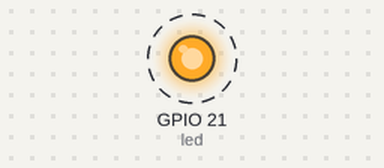
The program below on a simulated Raspberry Pi (BCM pin numbers). Parts: output pins drawn as LEDs (lit = HIGH). Dashed ring = blinking.

Above: at 0.5 s.
Timing chart, 0 to 4.6 s (numbered marks = the images above):
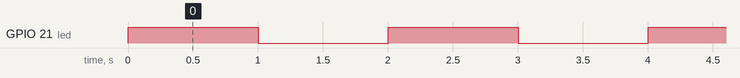

The program:

test.py
```python
import RPi.GPIO as GPIO
import time

led = 21

# GPIO 핀번호 설정 (BCM 모드)
GPIO.setmode(GPIO.BCM)
# GPIO 핀설정 (출력모드)
GPIO.setup(led, GPIO.OUT)

try:
    while True:
        GPIO.output(led, True)  # LED 켜기
        time.sleep(1)           # 1초 대기
        GPIO.output(led, False) # LED 켜기
        time.sleep(1)           # 1초 대기

except KeyboardInterrupt:  # Ctrl + C
    GPIO.output(led, False) # LED 끄기
    GPIO.cleanup()          # GPIO 설정
```

Measured:
- by itself, GPIO 21 (led): alternates HIGH for 1.0 s and LOW for 1.0 s
